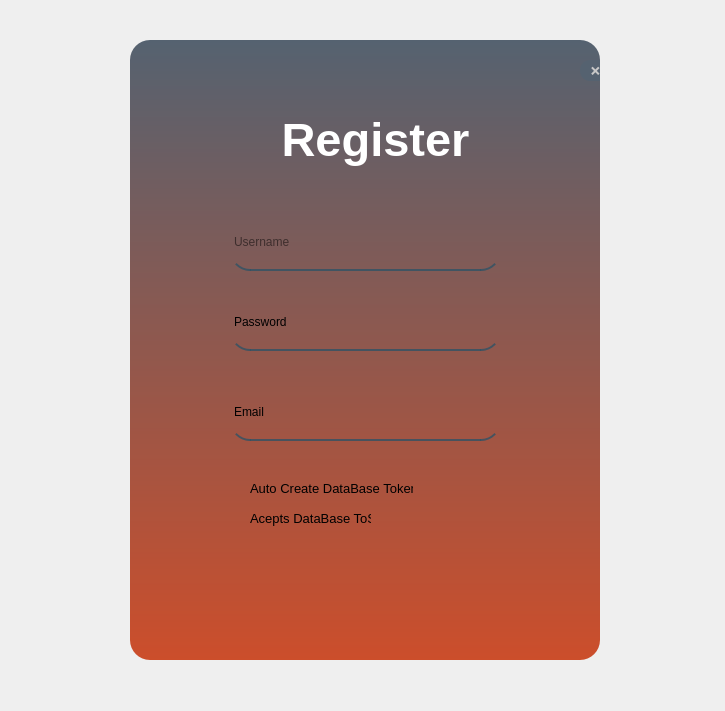
<?xml version="1.0" encoding="UTF-8"?>
<ui version="4.0">
 <class>Form</class>
 <widget class="QWidget" name="Form">
  <property name="geometry">
   <rect>
    <x>0</x>
    <y>0</y>
    <width>725</width>
    <height>711</height>
   </rect>
  </property>
  <property name="windowTitle">
   <string>Form</string>
  </property>
  <widget class="QWidget" name="widget" native="true">
   <property name="geometry">
    <rect>
     <x>130</x>
     <y>40</y>
     <width>470</width>
     <height>620</height>
    </rect>
   </property>
   <property name="styleSheet">
    <string notr="true">background-color: qlineargradient(spread:pad, x1:0, y1:0, x2:0, y2:1, stop:0 rgba(85, 98, 112, 255), stop:1 rgba(204, 78, 43, 255));
border-radius: 20px;</string>
   </property>
   <widget class="QLabel" name="label">
    <property name="geometry">
     <rect>
      <x>80</x>
      <y>50</y>
      <width>331</width>
      <height>101</height>
     </rect>
    </property>
    <property name="font">
     <font>
      <pointsize>35</pointsize>
      <weight>75</weight>
      <bold>true</bold>
     </font>
    </property>
    <property name="autoFillBackground">
     <bool>false</bool>
    </property>
    <property name="styleSheet">
     <string notr="true">color: rgb(255,255,255);
background-color: rgba(0,0,0,0);</string>
    </property>
    <property name="frameShape">
     <enum>QFrame::NoFrame</enum>
    </property>
    <property name="frameShadow">
     <enum>QFrame::Plain</enum>
    </property>
    <property name="text">
     <string>Register</string>
    </property>
    <property name="textFormat">
     <enum>Qt::RichText</enum>
    </property>
    <property name="alignment">
     <set>Qt::AlignCenter</set>
    </property>
    <property name="wordWrap">
     <bool>false</bool>
    </property>
   </widget>
   <widget class="QLineEdit" name="usernameLabel">
    <property name="geometry">
     <rect>
      <x>100</x>
      <y>180</y>
      <width>271</width>
      <height>51</height>
     </rect>
    </property>
    <property name="font">
     <font>
      <pointsize>9</pointsize>
      <weight>50</weight>
      <bold>false</bold>
     </font>
    </property>
    <property name="styleSheet">
     <string notr="true">background-color: rgba(0,0,0,0);
border: 2px solid rgba(0,0,0,0);
border-bottom-color: rgba(46,82,101,200);
color: rgb(0,0,0);
padding-bottom: 7px;</string>
    </property>
    <property name="maxLength">
     <number>25</number>
    </property>
    <property name="placeholderText">
     <string>Username</string>
    </property>
    <property name="clearButtonEnabled">
     <bool>false</bool>
    </property>
   </widget>
   <widget class="QPushButton" name="exitButton">
    <property name="geometry">
     <rect>
      <x>450</x>
      <y>20</y>
      <width>31</width>
      <height>21</height>
     </rect>
    </property>
    <property name="font">
     <font>
      <weight>50</weight>
      <bold>false</bold>
     </font>
    </property>
    <property name="styleSheet">
     <string notr="true">QPushButton#exitButton{
	background-color: rgba(85,98,112,255);
	color: rgba(200,200,200,255);
	border-radius: 10px;
}
QPushButton#exitButton:pressed{
	padding-left: 5px;
	padding-right: 5px;
	background-color: rgba(205,107, 107,255);
	baclground-position: calc(100% - 10px)center;
}
QPushButton#exitButton:hover{
	background-color: rgba(255,107,107,255);
}</string>
    </property>
    <property name="text">
     <string>❌</string>
    </property>
   </widget>
   <widget class="QLineEdit" name="usernameLabel_2">
    <property name="geometry">
     <rect>
      <x>100</x>
      <y>260</y>
      <width>271</width>
      <height>51</height>
     </rect>
    </property>
    <property name="font">
     <font>
      <pointsize>9</pointsize>
      <weight>50</weight>
      <bold>false</bold>
     </font>
    </property>
    <property name="styleSheet">
     <string notr="true">background-color: rgba(0,0,0,0);
border: 2px solid rgba(0,0,0,0);
border-bottom-color: rgba(46,82,101,200);
color: rgb(0,0,0);
padding-bottom: 7px;</string>
    </property>
    <property name="text">
     <string>Password</string>
    </property>
    <property name="maxLength">
     <number>25</number>
    </property>
    <property name="placeholderText">
     <string>Username</string>
    </property>
    <property name="clearButtonEnabled">
     <bool>false</bool>
    </property>
   </widget>
   <widget class="QLineEdit" name="usernameLabel_3">
    <property name="geometry">
     <rect>
      <x>100</x>
      <y>350</y>
      <width>271</width>
      <height>51</height>
     </rect>
    </property>
    <property name="font">
     <font>
      <pointsize>9</pointsize>
      <weight>50</weight>
      <bold>false</bold>
     </font>
    </property>
    <property name="styleSheet">
     <string notr="true">background-color: rgba(0,0,0,0);
border: 2px solid rgba(0,0,0,0);
border-bottom-color: rgba(46,82,101,200);
color: rgb(0,0,0);
padding-bottom: 7px;</string>
    </property>
    <property name="text">
     <string>Email</string>
    </property>
    <property name="maxLength">
     <number>25</number>
    </property>
    <property name="placeholderText">
     <string>Username</string>
    </property>
    <property name="clearButtonEnabled">
     <bool>false</bool>
    </property>
   </widget>
   <widget class="QCheckBox" name="checkBox">
    <property name="geometry">
     <rect>
      <x>100</x>
      <y>440</y>
      <width>183</width>
      <height>16</height>
     </rect>
    </property>
    <property name="font">
     <font>
      <pointsize>10</pointsize>
      <weight>50</weight>
      <bold>false</bold>
     </font>
    </property>
    <property name="styleSheet">
     <string notr="true">background-color: rgba(0,0,0,0);</string>
    </property>
    <property name="text">
     <string>Auto Create DataBase Token</string>
    </property>
    <property name="iconSize">
     <size>
      <width>24</width>
      <height>24</height>
     </size>
    </property>
    <property name="shortcut">
     <string>Ctrl+T</string>
    </property>
   </widget>
   <widget class="QCheckBox" name="checkBox_2">
    <property name="geometry">
     <rect>
      <x>100</x>
      <y>470</y>
      <width>141</width>
      <height>16</height>
     </rect>
    </property>
    <property name="font">
     <font>
      <pointsize>10</pointsize>
      <weight>50</weight>
      <bold>false</bold>
     </font>
    </property>
    <property name="styleSheet">
     <string notr="true">background-color: rgba(0,0,0,0);</string>
    </property>
    <property name="text">
     <string>Acepts DataBase ToS</string>
    </property>
    <property name="iconSize">
     <size>
      <width>24</width>
      <height>24</height>
     </size>
    </property>
    <property name="shortcut">
     <string>Ctrl+T</string>
    </property>
    <property name="tristate">
     <bool>false</bool>
    </property>
   </widget>
  </widget>
 </widget>
 <resources/>
 <connections/>
</ui>
